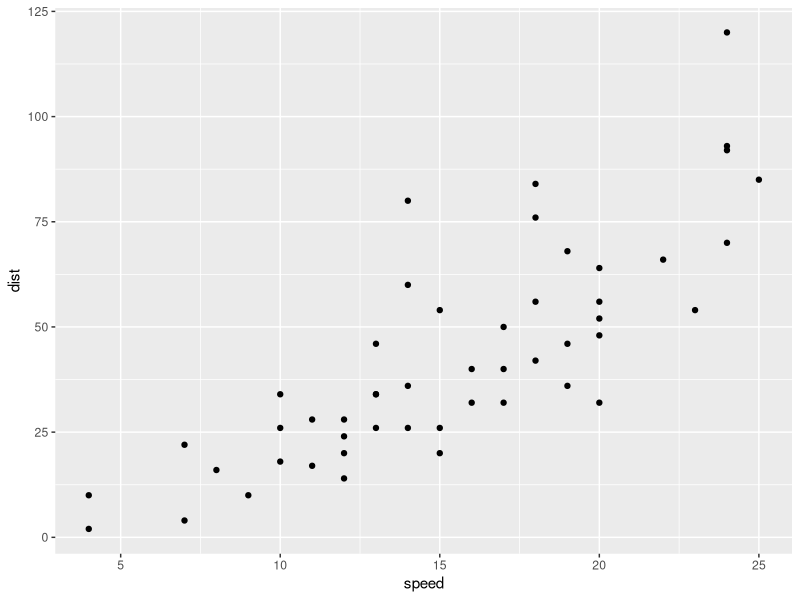

Recreate this plot in R.
## ---- chunk 1
knitr::opts_chunk$set(echo = TRUE)
## ---- chunk 2
library(tidyverse)
glimpse(cars)
## ---- chunk 3
ggplot(cars, aes(speed, dist)) +
  geom_point() +
  NULL

